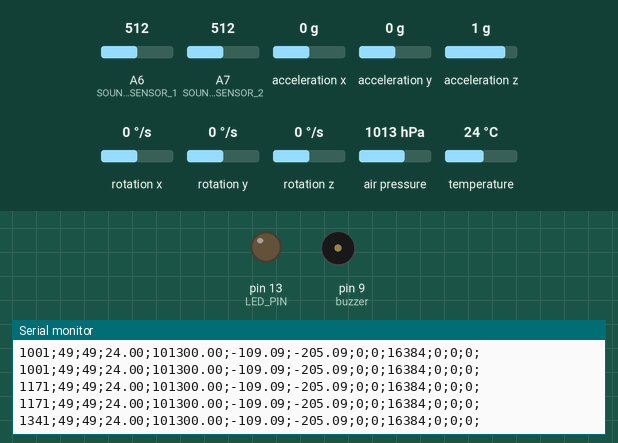
This sketch was run on a simulated Arduino Nano, built with avr-gcc and run on an emulated ATmega328P. Shown: output pins drawn as LEDs (lit = HIGH), buzzer (waves = sounding, pin HIGH), the last lines printed to the serial monitor. Inputs (shaded band) come from the test bench; at power-on: acceleration x 0 g, acceleration y 0 g, acceleration z 1 g, rotation x 0 °/s, A6 (SOUND_SENSOR_1) = 512, A7 (SOUND_SENSOR_2) = 512, rotation y 0 °/s, rotation z 0 °/s, air pressure 1013 hPa, temperature 24 °C. Storage starts empty.

Above: at 1.4 s.
1.5 s: acceleration x set to -1.4 g
At 1.7 s:
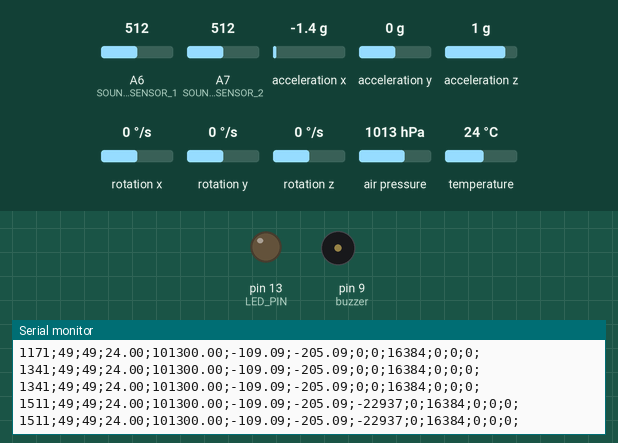
4.5 s: acceleration y set to -1.4 g
At 4.79 s:
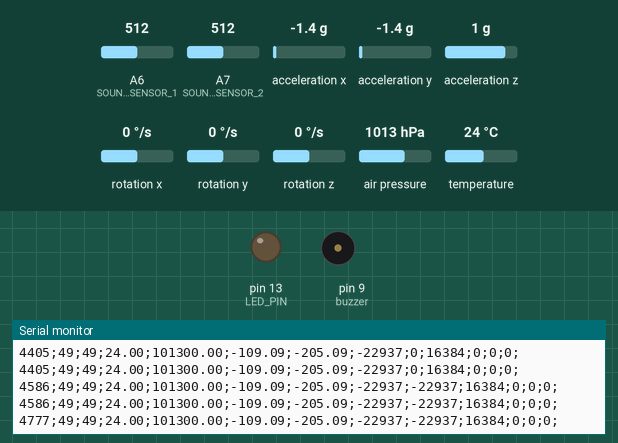
7.5 s: acceleration z set to -1.4 g
At 7.66 s:
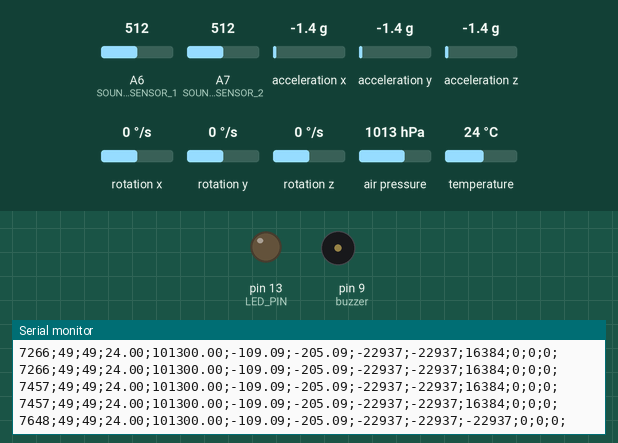
10.5 s: rotation x set to -192 °/s
At 10.56 s:
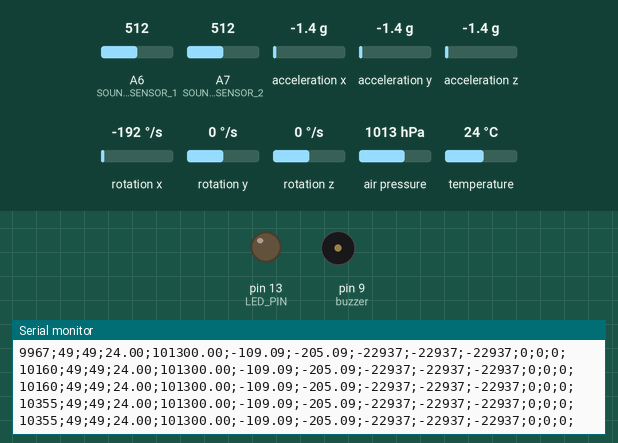
Timing chart, 0 to 13.5 s (numbered marks = the images above; inputs shaded):
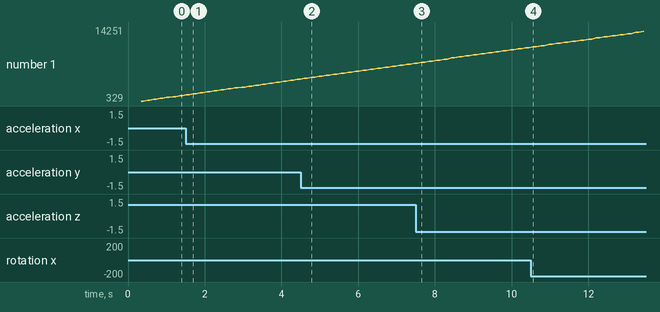

The sketch:

working.ino
```cpp
/*
  SD Card Ports:
    - SD card attached to SPI bus on Arduino Nano as follows:
      - MOSI: Pin 11
      - MISO: Pin 12
      - CLK: Pin 13
      - CS/SS: Pin 10

  Sound Sensor Ports:
    - Sound Sensor 1 to Arduino Nano.
      - A0: Pin A6
      - +: 3V3
      - G: GND
    - Sound Sensor 2 to Arduino Nano.
      - A0: Pin A7
      - +: 3V3
      - G: GND
*/


// SD Library:
#include <SPI.h>
#include <SD.h>

// ---------- PIN DEFINTIONS ----------
#define SOUND_SENSOR_1 A6 // Sound sensor pin 1.
#define SOUND_SENSOR_2 A7 // Sound sensor pin 2.

// I2Cdev and MPU6050 must be installed as libraries, or else the .cpp/.h files
// for both classes must be in the include path of your project
#include "I2Cdev.h"
#include "MPU6050.h"

// Arduino Wire library is required if I2Cdev I2CDEV_ARDUINO_WIRE implementation
// is used in I2Cdev.h
#if I2CDEV_IMPLEMENTATION == I2CDEV_ARDUINO_WIRE
#include "Wire.h"
#endif

// class default I2C address is 0x68
// specific I2C addresses may be passed as a parameter here
// AD0 low = 0x68 (default for InvenSense evaluation board)
// AD0 high = 0x69
MPU6050 accelgyro;
//MPU6050 accelgyro(0x69); // <-- use for AD0 high

int16_t ax, ay, az;
int16_t gx, gy, gz;

// uncomment "OUTPUT_READABLE_ACCELGYRO" if you want to see a tab-separated
// list of the accel X/Y/Z and then gyro X/Y/Z values in decimal. Easy to read,
// not so easy to parse, and slow(er) over UART.
//#define OUTPUT_READABLE_ACCELGYRO

#define LED_PIN 13
//bool blinkState = false;

#include <Adafruit_BMP280.h>
Adafruit_BMP280 bmp; // I2C


float currentAltitude = 96;

// Ryan's pins.
const int chipSelect = 10; // CS/SS pin for SD logger.
const int buzzer = 9; // Buzzer control pin.
const int sampleWindow = 50; // Sample window to collect sound sensor information in ms.
unsigned int sample;
long int t1 = millis();


// Set-Up Stage:
void setup() {
  // join I2C bus (I2Cdev library doesn't do this automatically)
  #if I2CDEV_IMPLEMENTATION == I2CDEV_ARDUINO_WIRE
  Wire.begin();
  #elif I2CDEV_IMPLEMENTATION == I2CDEV_BUILTIN_FASTWIRE
  Fastwire::setup(400, true);
  #endif

  Serial.begin(9600); // Open serial communication.

  // initialize device
  Serial.println("Initializing I2C devices...");
  accelgyro.initialize();
  // verify connection
  Serial.println("Testing device connections...");
  Serial.println(accelgyro.testConnection() ? "MPU6050 connection successful" : "MPU6050 connection failed");
  // -----------
  // configure Arduino LED for
  pinMode(LED_PIN, OUTPUT);


  while ( !Serial ) delay(100);   // wait for native usb
  Serial.println(F("BMP280 test"));
  unsigned status;
  //status = bmp.begin(BMP280_ADDRESS_ALT, BMP280_CHIPID);
  status = bmp.begin();
  //  if (!status) {
  //    Serial.println(F("Could not find a valid BMP280 sensor, check wiring or "
  //                      "try a different address!"));
  //    Serial.print("SensorID was: 0x"); Serial.println(bmp.sensorID(),16);
  //    Serial.print("        ID of 0xFF probably means a bad address, a BMP 180 or BMP 085\n");
  //    Serial.print("   ID of 0x56-0x58 represents a BMP 280,\n");
  //    Serial.print("        ID of 0x60 represents a BME 280.\n");
  //    Serial.print("        ID of 0x61 represents a BME 680.\n");
  //    while (1) delay(10);
  //  }


   /* Default settings from datasheet. */
  bmp.setSampling(Adafruit_BMP280::MODE_NORMAL,     /* Operating Mode. */
  Adafruit_BMP280::SAMPLING_X2,     /* Temp. oversampling */
  Adafruit_BMP280::SAMPLING_X16,    /* Pressure oversampling */
  Adafruit_BMP280::FILTER_X16,      /* Filtering. */
  Adafruit_BMP280::STANDBY_MS_500); /* Standby time. */

  // ---------

  // BUZZER SETUP:
  pinMode(buzzer, OUTPUT);

  // SOUND SENSOR SETUP:
  pinMode(SOUND_SENSOR_1, INPUT);
  pinMode(SOUND_SENSOR_2, INPUT);

  // FUNCTION CALLS:
  sDCardInitialiser(); // Initialise SD Card for reading and writing.

  // SET-UP TEXT FILE LABELS:
  File dataFile = SD.open("yourmum.txt", FILE_WRITE);
  String dataString = "Time;Sound Sensor 1;Sound Sensor 2;Temperature;Pressure;Altitude;Height;Acceleration X;Acceleration Y;Acceleration Z;Gyro X;Gyro Y;Gyro Z;";

  // If the file is available, write to it:
  if (dataFile) {
    dataFile.println(dataString);
    dataFile.close();
    // print to the serial port too:
    Serial.println(dataString);
  }
  // If the file isn't open, pop up an error:
  else {
    Serial.println("Error opening datalog.txt.");
  }
}

void loop() {
  // Run function to measure sound and display on serial monitor.
  int soundSensor1DB = measureSound(SOUND_SENSOR_1, "Sensor 1");
  int soundSensor2DB = measureSound(SOUND_SENSOR_2, "Sensor 2");

  long int t2 = millis();
  int time = (t2 - t1);

  // Make a string for assembling the data to log:
  String dataString = "";
  int dataArray[] = {time, soundSensor1DB, soundSensor2DB};

  for(int i = 0; i < 3; i++){
    dataString += dataArray[i];
    dataString += ";";
  }

  dataString += bmpFunc();
  dataString += mpuFunc();


  Serial.println(dataString);


  // WRITING DATA TO FILE
  // open the file. note that only one file can be open at a time,
  // so you have to close this one before opening another.
  File dataFile = SD.open("yourmum.txt", FILE_WRITE);

  // if the file is available, write to it:
  if (dataFile) {
    dataFile.println(dataString);
    dataFile.close();
    // print to the serial port too:
    Serial.println(dataString);
  }
  // if the file isn't open, pop up an error:
  else {
    Serial.println("Error opening datalog.txt.");
  }


}

// ---------- BUZZER ----------
/*
** Description:
**    - Buzzer Trigger Function
**    - Send a 1KHz sound signal for 1 second at a time with a pause period of one second. This
**      will be useful in the process of retrieving the rocket.
*/
void runBuzzer(){
  tone(buzzer, 1000); // Send 1KHz sound signal.
  delay(1000);        // Delay and continue the sound for 1 sec.
  noTone(buzzer);     // Stop sound the sound.
  delay(1000);        // Delay and stop the sound for 1 sec.
}

// ---------- SOUND SENSOR ----------

int measureSound(int SENSOR_PIN, String sensorName){
  // millis() used to return the number of milliseconds at the time, the Arduino board begins running the current program.
  unsigned long startMillis= millis();                    // Start of sample window.
  float peakToPeak = 0;                                   // Peak-to-peak level.

  unsigned int signalMax = 0;                             //  Minimum value.
  unsigned int signalMin = 1024;                          //  Maximum value.

  // Collect data for 50 mS:
  while (millis() - startMillis < sampleWindow){
     sample = analogRead(SENSOR_PIN);                     // Get reading from microphone.
     if (sample < 1024)                                   // Toss out spurious readings.
     {
        if (sample > signalMax)
        {
           signalMax = sample;                            // Save just the max levels.
        }
        else if (sample < signalMin)
        {
           signalMin = sample;                            // Save just the min levels.
        }
     }
  }

  peakToPeak = signalMax - signalMin;                     // max - min = peak-peak amplitude
  int db = map(peakToPeak,20,900,49.5,90);                // Calibrate for deciBels.

  return db;
//  Serial.print("Loudness of " + sensorName + ":");
//  Serial.print(db);
//  Serial.println("dB");

 delay(500); // Display the measurement every 0.5s.
}

// ---------- SD CARD LOGGER ---------
void sDCardInitialiser(){
  while (!Serial) {
    ; // Wait for serial port to connect.
  }
  // SD Card Initialisation Stage.
  Serial.print("Initializing SD card...");

  // See if the card is present and can be initialized.
  if (!SD.begin(chipSelect)) {
    Serial.println("Card failed, or not present.");
    while (1);
  }
  Serial.println("Card initialized.");
}

// ----- BMP AND IMU

String bmpFunc() {
  String dataString = "";
//  dataString += toString(bmp.readTemperature()) + ";" + toString(bmp.readPressure()) + ";" + toString(bmp.readAltitude(1000)) + ";" + toString(bmp.readAltitude(1000) - currentAltitude)) + ";";
  float val = bmp.readAltitude(1000) - currentAltitude;
  float dataArray[] = {bmp.readTemperature(),bmp.readPressure(),bmp.readAltitude(1000),val};

  for(int i = 0; i < 4; i++){
    dataString += dataArray[i];
    dataString += ";";
  }
  return dataString;
}


String mpuFunc() {
  // read raw accel/gyro measurements from device
  accelgyro.getMotion6(&ax, &ay, &az, &gx, &gy, &gz);
//  #ifdef OUTPUT_READABLE_ACCELGYRO
  String dataString = "";

//  dataString += ax + ";" + ay + ";" + az + ";" + gx + ";" + gy + ";" + gz + ";";
  int dataArray[] = {ax, ay, az, gx, gy, gz};

  for(int i = 0; i < 6; i++){
    dataString += dataArray[i];
    dataString += ";";
  }
  return dataString;
}
```

Measured:
- after the input at 1.5 s, the serial monitor: prints a new line at once (image 1)
- after the input at 4.5 s, the serial monitor: prints a new line after 0.10 s (image 2)
- after the input at 7.5 s, the serial monitor: prints a new line after 0.16 s (image 3)
- plotted number 1: 1341 → 4405 after the input at 1.5 s, 4405 → 7457 after the input at 4.5 s, 7457 → 10355 after the input at 7.5 s, 10355 → 14251 after the input at 10.5 s
